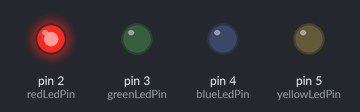
Recording of a sketch running on a simulated Arduino Uno, built with avr-gcc and run on an emulated ATmega328P. Parts: output pins drawn as LEDs (lit = HIGH).

Above: at 0.1 s.
At 0.7 s:
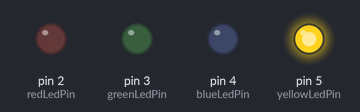
At 1.5 s:
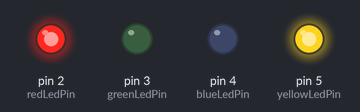
At 2.9 s:
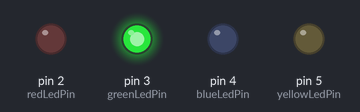
At 4.3 s:
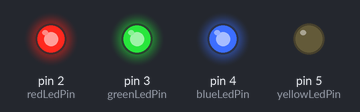
At 5.7 s:
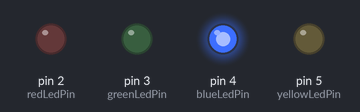
Timing chart, 0 to 6.0 s (numbered marks = the images above):
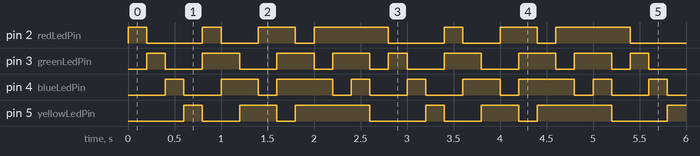

The sketch:

dj_remix_leds.ino
```cpp
// This Code is Designed by Prince Kushwaha from COSM Electronics

// Define the pins for the LEDs
const int redLedPin = 2;
const int greenLedPin = 3;
const int blueLedPin = 4;
const int yellowLedPin = 5;

void setup() {
  // Initialize the LED pins as outputs
  pinMode(redLedPin, OUTPUT);
  pinMode(greenLedPin, OUTPUT);
  pinMode(blueLedPin, OUTPUT);
  pinMode(yellowLedPin, OUTPUT);
}

void loop() {
  // Light up the LEDs in a DJ remix style
  remixLeds();
}

void remixLeds() {
  // Define the remix pattern
  int pattern[][4] = {
    {1, 0, 0, 0},
    {0, 1, 0, 0},
    {0, 0, 1, 0},
    {0, 0, 0, 1},
    {1, 1, 0, 0},
    {0, 1, 1, 0},
    {0, 0, 1, 1},
    {1, 0, 0, 1},
    {1, 1, 1, 0},
    {0, 1, 1, 1},
    {1, 0, 1, 1},
    {1, 1, 0, 1},
    {1, 1, 1, 1},
  };

  int patternLength = sizeof(pattern) / sizeof(pattern[0]);

  // Loop through the pattern
  for (int i = 0; i < patternLength; i++) {
    digitalWrite(redLedPin, pattern[i][0]);
    digitalWrite(greenLedPin, pattern[i][1]);
    digitalWrite(blueLedPin, pattern[i][2]);
    digitalWrite(yellowLedPin, pattern[i][3]);
    delay(200); // Adjust the delay to change the speed of the pattern
  }
}
```

Measured:
- by itself, pin 2 (redLedPin): repeats every 2.6 s: LOW 0.60 s, HIGH 0.20 s, LOW 0.40 s, HIGH 0.40 s, LOW 0.20 s, HIGH 0.80 s
- by itself, pin 3 (greenLedPin): repeats every 2.6 s: 2 × (LOW 0.40 s, HIGH 0.40 s), LOW 0.20 s, HIGH 0.40 s, LOW 0.20 s, HIGH 0.20 s
- by itself, pin 5 (yellowLedPin): repeats every 2.6 s: LOW 0.40 s, HIGH 0.40 s, LOW 0.20 s, HIGH 0.80 s, LOW 0.60 s, HIGH 0.20 s
- by itself, pin 4 (blueLedPin): repeats every 2.6 s: LOW 0.40 s, HIGH 0.40 s, LOW 0.20 s, HIGH 0.60 s, LOW 0.20 s, HIGH 0.20 s, LOW 0.40 s, HIGH 0.20 s
